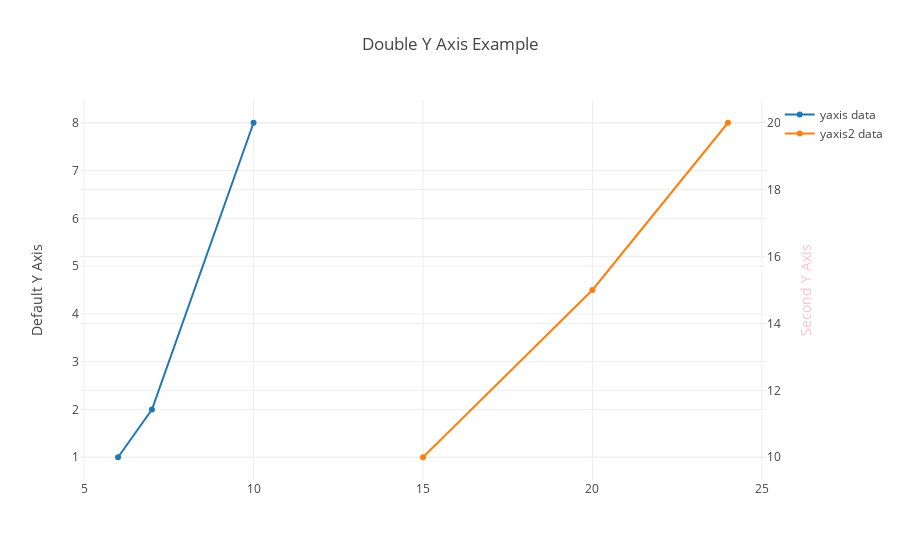

The notebook cell this image was saved under:
### Markdown cell above
**Plot the figure with the two Y axes**

### Code cell
fig = go.Figure(data=data, 
                layout=layout)

offline.iplot(fig)

### Figure 1 — Plotly figure (JSON) as saved in the notebook; plotly's stock layout.template omitted (floating-point values rounded to 4 significant figures)
{"data": [{"name": "yaxis data", "type": "scatter", "uid": "1f14e6ba-c56a-11e8-9af4-6030d4660e22", "x": [6, 7, 10], "y": [1, 2, 8]}, {"name": "yaxis2 data", "type": "scatter", "uid": "1f166348-c56a-11e8-914d-6030d4660e22", "x": [15, 20, 24], "y": [10, 15, 20], "yaxis": "y2"}], "layout": {"title": "Double Y Axis Example", "yaxis": {"title": "Default Y Axis"}, "yaxis2": {"overlaying": "y", "side": "right", "title": "Second Y Axis", "titlefont": {"color": "pink"}}}}
